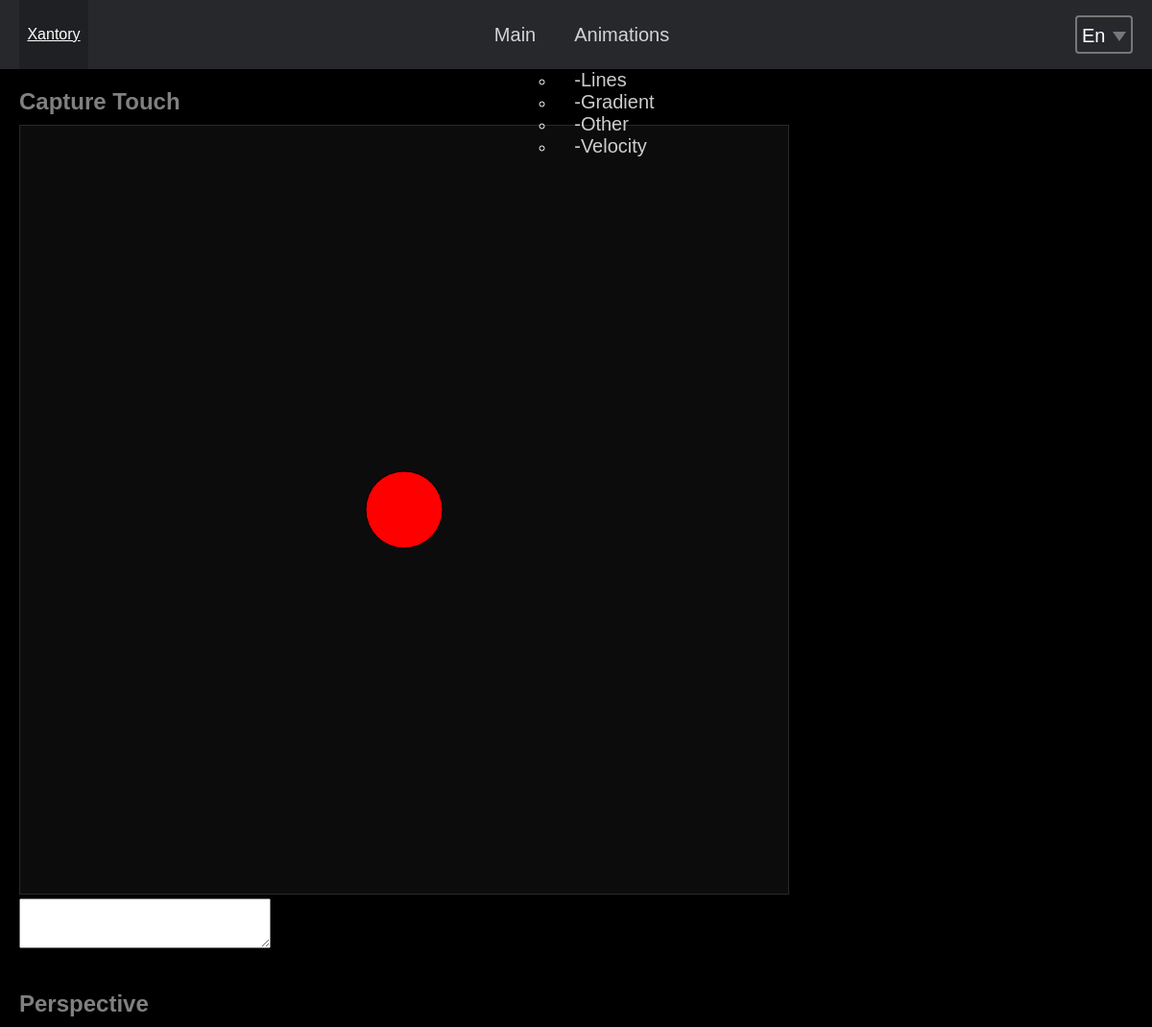
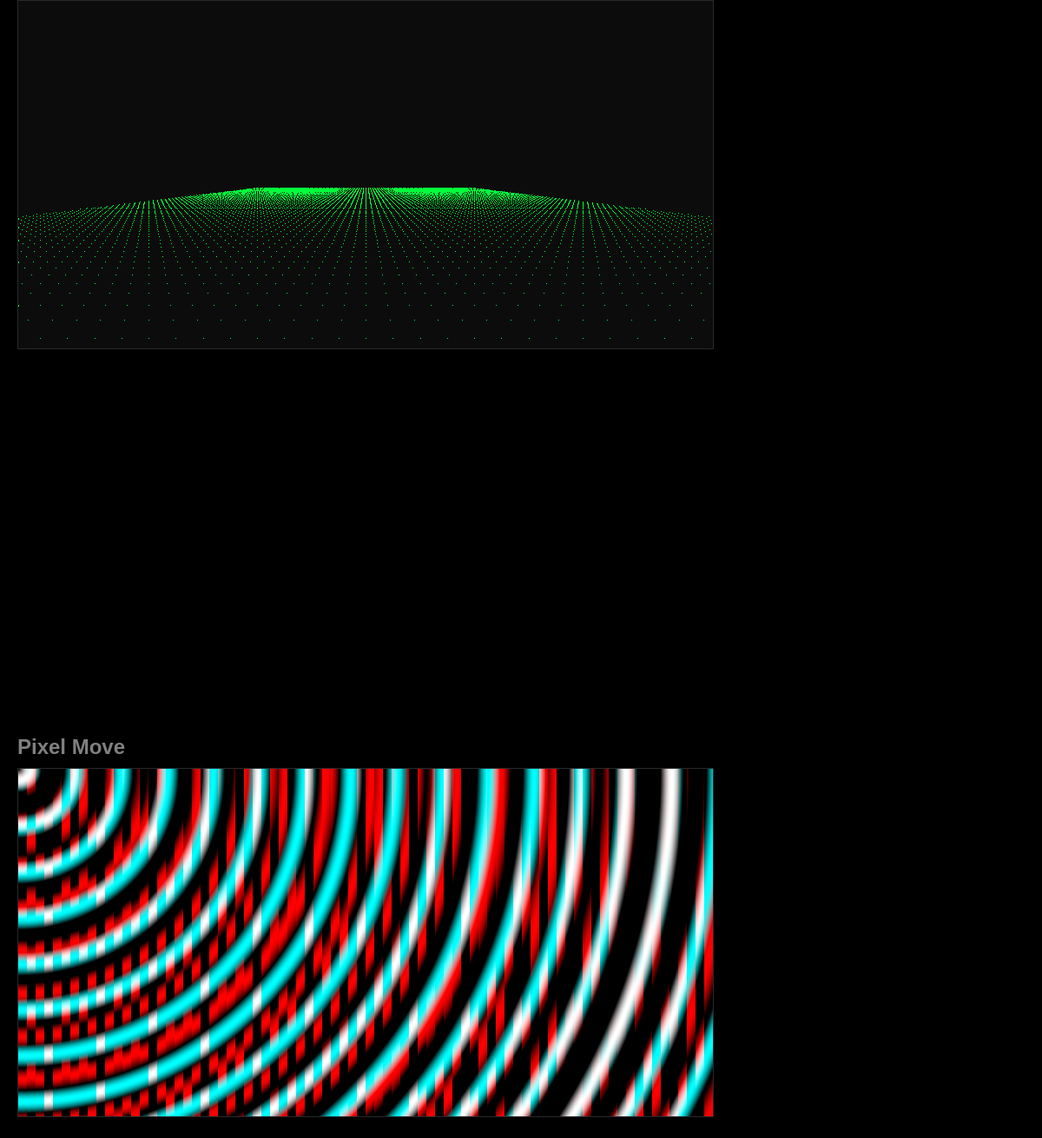
/animations/other, run on the app's committed database (2 pictures, top to bottom).
### tables this page shows
CREATE TABLE `menuitems` (
  `id` int(11) NOT NULL,
  `link` varchar(256) NOT NULL,
  `parent` int(11) NOT NULL,
  `alias` varchar(256) NOT NULL,
  `position` int(11) NOT NULL
);

CREATE TABLE `menuitems_translate` (
  `id` int(11) NOT NULL,
  `menuitem_alias` varchar(255) NOT NULL,
  `lang_alias` varchar(255) NOT NULL,
  `value` varchar(255) NOT NULL
);

### core/base/Controller.php (called while the page is built, shortened)
<?php
abstract class Controller {
  public $route = [];
  public $view;
  public $layout;
  public $vars = [];
  public $scripts = '';
  public function __construct($route) {
      $this->route = $route;
      $this->view = $route['action'];
      $langs = LangWidget::getLangs();
  }
  public function getView() {
    $viewObj = new View($this->route, $this->layout, $this->view);
    $viewObj->scripts = $this->scripts;
    $viewObj->render($this->vars);
  }
  public function addScript($script) {
    $this->scripts .= $script;
  }
}

### public/index.php (called while the page is built, shortened)
<?php
$query = $_SERVER['QUERY_STRING'];
$query = rtrim($query, '/');
Router::dispatch($query);

### core/Db.php (called while the page is built, shortened)
<?php
class Db {
  protected $pdo;
  protected function __construct() {
    $config = require ROOT . '/config/db.php';
    $options = [
      PDO::ATTR_ERRMODE => PDO::ERRMODE_EXCEPTION,
      PDO::ATTR_DEFAULT_FETCH_MODE => PDO::FETCH_ASSOC,
    ];
    $this->pdo = new PDO(
      $config['dsn'],
      $config['user'],
      $config['pass'],
      $options
    );
  }
  public function query($sql, $params = []) {
    $statement = $this->pdo->prepare($sql);
    $res = $statement->execute($params);
    if ($res !== false) {
      return $statement->fetchAll();
    }
    return [];
  }
}

### config/db.php (called while the page is built)
<?php
$db_host = $_ENV['DB_HOST'];
$db_user = $_ENV['DB_USER'];
$db_password = $_ENV['DB_PASSWORD'];
$db_name = $_ENV['DB_NAME'];
return [
  'dsn' => "mysql:host=$db_host;dbname=$db_name;charset=utf8",
  'user' => $db_user,
  'pass' => $db_password
];

### core/base/Model.php (called while the page is built, shortened)
<?php
class Model {
  protected $db;
  public function __construct() {
    $this->db = Db::instance();
  }
  public function findBySql($sql, $params = []) {
    return $this->db->query($sql, $params);
  }
}

### app/controllers/AppController.php (called while the page is built, shortened)
<?php
class AppController extends Controller {
  public function __construct($route) {
    parent::__construct($route);
  }
}

### core/TSingletone.php (called while the page is built, shortened)
<?php
trait TSingletone {
  protected static $instance;
  public static function instance() {
    if (self::$instance === null) {
      self::$instance = new self;
    }
    return self::$instance;
  }
}

### core/Registry.php (called while the page is built, shortened)
<?php
class Registry {
  protected static $properties = [];
  public function setProperty($name, $value) {
    self::$properties[$name] = $value;
  }
  public function getProperty($name) {
    if (isset(self::$properties[$name])) {
      return self::$properties[$name];
    }
    return null;
  }
}

### app/widgets/lang/templates/lang-dropdown/lang-dropdown.php (the view, shortened to what this page needs)
<div class="w-lang-dropdown">
  <select class="w-lang-dropdown__select js-w-lang-dropdown__select">
    <?php foreach ($this->langs as $key => $value) : ?>
      <option value="<?=$key?>" <?=$this->lang['alias'] == $key ? 'selected' : null?>><?=$value['title']?></option>
    <?php endforeach; ?>
  </select>
</div>

### app/widgets/menu/Menu.php (shortened to what this page needs)
<?php
class Menu {
  protected $data;
  protected $template;
  protected $cacheKey = 'menu';
  protected $langAlias = '';
  protected $className = 'w-menu';
  protected $containerTag = 'ul';
  protected $containerAttributes = '';
  public function __construct($options = []) {
    $this->template = __DIR__ . '/templates/menu.php';
    $lang = Tone::$app->getProperty('lang');
    $this->langAlias = $lang['alias'];
    $this->cacheKey = $this->cacheKey . $this->langAlias;
    $this->run();
  }
  public function run() {
    $cache = Tone::$app->cache;
    $this->menuHtml = $cache->get($this->cacheKey);
    if (!$this->menuHtml) {
      $this->loadData();
      $this->tree = $this->getTree();
      $this->menuHtml = $this->getMenuHtml($this->tree);
    }
    echo "<$this->containerTag $this->containerAttributes class='{$this->className}'>";
      echo $this->menuHtml;
    echo "</$this->containerTag>";
  }
  protected function loadData() {
    $model = new Model();
    $sql = "
      SELECT menuitems.*, menuitems_translate.value
      FROM menuitems
      LEFT JOIN menuitems_translate ON
        menuitems.alias = menuitems_translate.menuitem_alias AND
        menuitems_translate.lang_alias = '" . $this->langAlias . "'
      ORDER BY position
    ";
    $categories = $model->findBySql($sql);
    $assocCategories = $this->getAssocArrayWithIds($categories);
    $this->data = $assocCategories;
  }
  protected function getAssocArrayWithIds($categories) {
    $assocCategories = [];
    foreach ($categories as $item) {
      $keys = array_keys($item);
      $id = $item['id'];
      foreach ($keys as $key => $value) {
        if ($value != 'id') {
          $assocCategories[$id][$value] = $item[$value];
        }
      }
    }
    return $assocCategories;
  }
  protected function getTree() {
    $tree = [];
    $data = $this->data;
    foreach ($data as $id => &$node) {
      if (!$node['parent']) {
        $tree[$id] = &$node;
      } else {
        $data[$node['parent']]['childs'][$id] = &$node;
      }
    }
    return $tree;
  }
  protected function getMenuHtml($tree, $tab = '', $firstIteration = true) {
    $str = '';
    foreach ($tree as $id => $item) {
      $str .= $this->categoryToTemplate($item, $tab, $id, $firstIteration);
    }
    return $str;
  }
  protected function categoryToTemplate($category, $tab = '', $id, $firstIteration) {
    require $this->template;
    return ob_get_clean();
  }
}

### app/widgets/menu/templates/menu.php
<li>
  <a href="<?=$category['link'];?>" class="w-menu__nav-link">
    <?=$tab . $category['value'];?>
  </a>
  <?php if (isset($category['childs'])) : ?>
    <ul>
      <?=$this->getMenuHtml($category['childs'], $tab . '-', false);?>
    </ul>
  <?php endif; ?>
</li>

### data on the page
menuitems: menuitems_translate.value "Main"
menuitems: menuitems_translate.value "Animations"
menuitems: tab "-", menuitems_translate.value "Lines"
menuitems: tab "-", menuitems_translate.value "Gradient"
menuitems: tab "-", menuitems_translate.value "Other"
menuitems: tab "-", menuitems_translate.value "Velocity"

### other printed values
$title "Capture Touch Perspective Pixel Move"
form field value "En"
